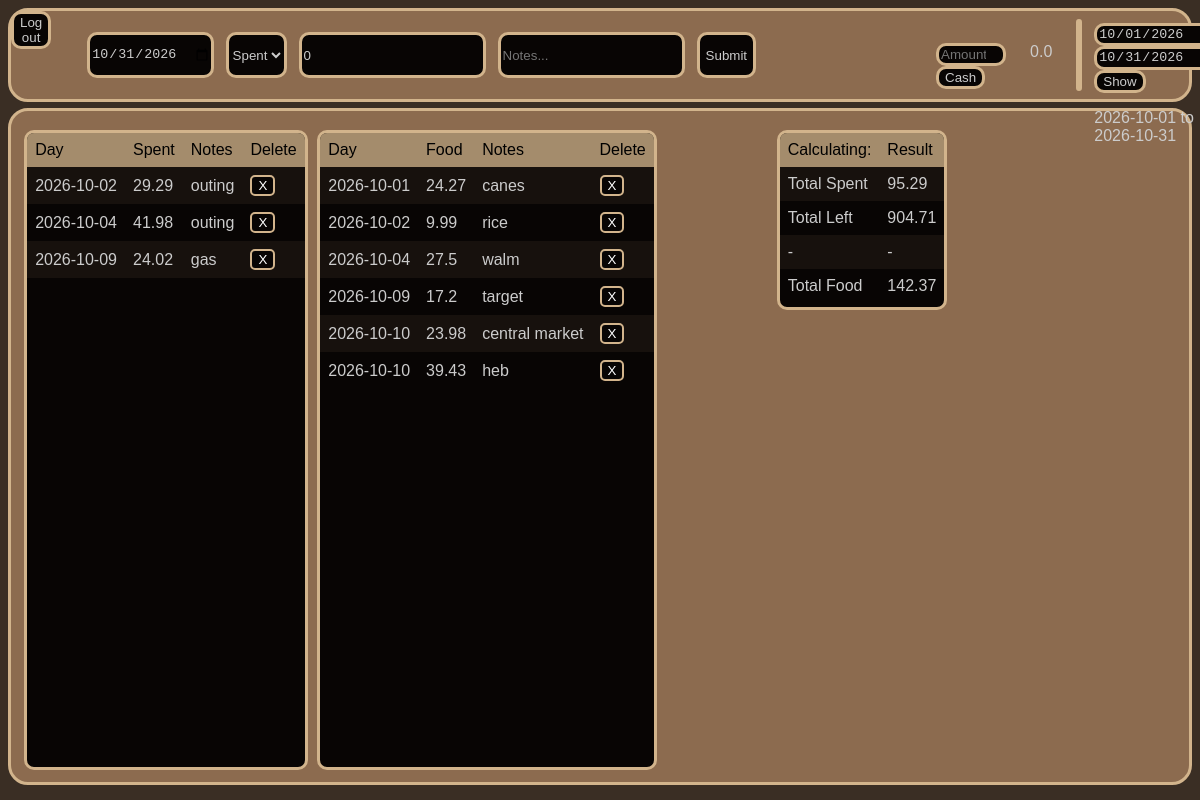
The page / (signed in) on the database its author committed.
### tables this page shows
CREATE TABLE transactions (
    id           INTEGER PRIMARY KEY,
    user_id      INTEGER NOT NULL REFERENCES users(id),
    kind         TEXT NOT NULL CHECK (kind IN ('General_txn','Specific_txn','cash','food')),
    txn_date     TEXT NOT NULL,          -- stored as 'YYYY-MM-DD'
    amount_cents INTEGER NOT NULL,
    notes        TEXT
);

### app/routes.py (the view)
@main.route('/', methods=['GET', 'POST'])
@login_required
def dashboard(user_id):
    con, cur = db.get_connection()
    try:
        if request.method == 'POST':
            services.handle_form_submission(cur, con, request.form, user_id)
        start, end = services.get_date_range(request.args)
        data = services.get_dashboard_data(cur, start, end, user_id)
        return render_template(
            'index.html',
            start=start,
            end=end,
            filename=services.get_display_range(start, end),
            **data,
        )
    finally:
        db.close_connection(con)

### app/database.py (called while the page is built)
def get_connection(path=None):
    if path is None:
        path = DB_PATH
    con = sqlite3.connect(path)
    cur = con.cursor()
    return con, cur

def close_connection(con):
    con.close()

def _dollars(cents):
    return round(cents / 100, 2)

def get_sum(cur, kind, start, end, user_id):
    cur.execute(
        "SELECT SUM(amount_cents) FROM transactions "
        "WHERE user_id = ? AND kind = ? AND txn_date BETWEEN ? AND ?",
        (user_id, kind, start, end),
    )
    result = cur.fetchone()[0]
    return _dollars(result) if result is not None else 0

def get_rows(cur, kind, user_id, start=None, end=None, reverse=False):
    query = (
        "SELECT id, txn_date, amount_cents, notes FROM transactions "
        "WHERE user_id = ? AND kind = ?"
    )
    params = [user_id, kind]
    if start is not None:
        query += " AND txn_date >= ?"
        params.append(start)
    if end is not None:
        query += " AND txn_date <= ?"
        params.append(end)
    query += " ORDER BY txn_date, id"
    cur.execute(query, params)
    rows = [(r[0], r[1], _dollars(r[2]), r[3] or "") for r in cur.fetchall()]
    return rows[::-1] if reverse else rows

### app/routes.py (called while the page is built)
def login_required(view):
    @wraps(view)
    def wrapped(*args, **kwargs):
        user_id = session.get("user_id")
        if not isinstance(user_id, int):
            session.clear()
            flash("Please log in to view your budget.", "error")
            return redirect(url_for("main.login"))
        return view(user_id, *args, **kwargs)
    return wrapped

### app/services.py (called while the page is built)
def get_date_range(args):
    today = date.today()
    first = today.replace(day=1)
    next_month = (first + timedelta(days=32)).replace(day=1)
    last = next_month - timedelta(days=1)
    start = _valid_date(args.get('start')) or first.isoformat()
    end = _valid_date(args.get('end')) or last.isoformat()
    if start > end:
        start, end = end, start
    return start, end

def _valid_date(value):
    try:
        return datetime.strptime(value, "%Y-%m-%d").date().isoformat()
    except (TypeError, ValueError):
        return None

def get_display_range(start, end):
    return f"{start} to {end}"

### app/templates/index.html (shortened to what this page needs)
<!doctype html>
<html lang="en">
  <head>
    <link rel="stylesheet" href="../static/styles/style.css">
  </head>
  <body>
    <section class="panel header">
      <form method="POST" action="{{ url_for('main.logout') }}">
        <button type="submit" class="btn">Log out</button>
      </form>
      <form method="POST" class="entry-form">
        <input type="date" name="day" value="{{ end }}">
        <select name="type">
          <option value="spent">Spent</option>
        </select>
        <input type="number" name="amount" placeholder="Amount..." step=".01" value=0>
        <input type="text" name="notes" placeholder="Notes...">
        <button type="submit" class="btn">Submit</button>
      </form>
      <form method="POST" class="cash-form">
        <input type="number" name="cash" step=".01" placeholder="Amount">
        <button type="submit" class="btn">Cash</button>
      </form>
      <p class="cash-total">{{ totalCash }}</p>
      <table class="cash-table">
        {% for row in cashRows %}
          <tr>
            <td>{{ row[2] }}</td>
          </tr>
        {% endfor %}
      </table>
      <form method="GET" class="date-range">
        <input type="date" name="start" value="{{ start }}">
        <input type="date" name="end" value="{{ end }}">
        <button type="submit" class="btn">Show</button>
        <p>{{ filename }}</p>
      </form>
    </section>
    <section class="panel main">
      <table class="purchases">
        <thead>
          <tr>
            <td>Day</td>
            <td>Spent</td>
            <td>Notes</td>
            <td>Delete</td>
          </tr>
        </thead>
        <tbody>
          {% for row in purchaseRows %}
          <tr>
            <td>{{ row[1] }}</td>
            <td>{{ row[2] }}</td>
            <td>{{ row[3] }}</td>
            <td><form method="POST"><input type="hidden" name="csrf_token" value="{{ csrf_token() }}"><button class="remove-btn" name="removePurchase" value="{{ row[0] }}">X</button></form></td>
          </tr>
          {% endfor %}
        </tbody>
      </table>
      <table class="food">
        <thead>
          <tr>
            <td>Day</td>
            <td>Food</td>
            <td>Notes</td>
            <td>Delete</td>
          </tr>
        </thead>
        <tbody>
          {% for row in foodRows %}
          <tr>
            <td>{{ row[1] }}</td>
            <td>{{ row[2] }}</td>
            <td>{{ row[3] }}</td>
            <td><form method="POST"><input type="hidden" name="csrf_token" value="{{ csrf_token() }}"><button class="remove-btn" name="removeFood" value="{{ row[0] }}">X</button></form></td>
          </tr>
          {% endfor %}
        </tbody>
      </table>
      <table class="stats-table">
        <thead>
          <tr>
            <td>Calculating:</td>
            <td>Result</td>
          </tr>
        </thead>
        <tbody>
          <tr>
            <td>Total Spent</td>
            <td>{{ totalSpent }}</td>
          </tr>
          <tr>
            <td>Total Left</td>
            <td>{{ totalLeft }}</td>
          </tr>
          <tr>
            <td>-</td>
            <td>-</td>
          </tr>
          <tr>
            <td>Total Food</td>
            <td>{{ totalFood }}</td>
          </tr>
        </tbody>
      </table>
    </section>
  </body>
</html>

### app/static/styles/style.css (style rules this page uses)
:root { --page-bg: #3A2E24; --panel-bg: #8C6B4F; --accent: #D2B48C; --off-black: #080504; --accent-faint: #3A2E244d; --highlight: #000000; --text: #cccccc; --radius-lg: 20px; --radius-md: 10px; --radius-sm: 5px; --border-width: 3px; }
html { font-family: Arial, Helvetica, sans-serif; }
body { background-color: var(--page-bg); }
.panel { background: var(--panel-bg); border: var(--border-width) solid var(--accent); border-radius: var(--radius-lg); display: flex; }
.header { height: 11vh; color: var(--text); }
.main { height: 83vh; margin-top: .5%; padding: .3%; }
table { display: block; overflow-y: auto; text-wrap: wrap; margin: 2vh 0 1vh .8vw; background-color: var(--off-black); border: var(--border-width) solid var(--accent); border-radius: var(--radius-md); border-spacing: 0; }
thead { background-color: var(--accent); color: var(--highlight); }
tbody { color: var(--text); }
td, th { text-align: left; padding: 8px; }
tr:nth-child(odd) { background-color: var(--accent-faint); }
.cash-table { height: 9vh; margin: 1vh 0 1vh 2vw; border-collapse: separate; }
.stats-table { height: 180px; margin-left: 10vw; margin-right: 1vw; }
input[type=text], input[type=number], input[type=date], input[type=email], input[type=password], select, .btn { border: var(--border-width) solid var(--accent); border-radius: var(--radius-md); background-color: var(--off-black); color: var(--text); }
.remove-btn { border: 2px solid var(--accent); border-radius: var(--radius-sm); background-color: var(--off-black); color: white; }
.entry-form { display: flex; margin: 2.6vh 0 2.6vh 2vw; }
.entry-form > * + * { margin-left: 1vw; }
.cash-form { margin: 4vh 0 0 15vw; }
.cash-form input { width: 5vw; }
.cash-total { margin: 4vh 0 0 2vw; }
.date-range { margin: 1vw; }

### rows shown on the page
transactions: txn_date "2026-10-02", row "29.29", notes "outing", {{ row[0] }} 496 (drawn)
transactions: txn_date "2026-10-04", row "41.98", notes "outing", {{ row[0] }} 497 (drawn)
transactions: txn_date "2026-10-09", row "24.02", notes "gas", {{ row[0] }} 498 (drawn)
transactions: txn_date "2026-10-01", row "24.27", notes "canes", {{ row[0] }} 503 (drawn)
transactions: txn_date "2026-10-02", row "9.99", notes "rice", {{ row[0] }} 504 (drawn)
transactions: txn_date "2026-10-04", row "27.5", notes "walm", {{ row[0] }} 505 (drawn)
transactions: txn_date "2026-10-09", row "17.2", notes "target", {{ row[0] }} 508 (drawn)
transactions: txn_date "2026-10-10", row "23.98", notes "central market", {{ row[0] }} 506 (drawn)
transactions: txn_date "2026-10-10", row "39.43", notes "heb", {{ row[0] }} 507 (drawn)

### other values the page prints
{{ totalCash }} "0.0"
{{ filename }} "2026-10-01 to 2026-10-31"
{{ totalSpent }} "95.29"
{{ totalLeft }} "904.71"
{{ totalFood }} "142.37"
